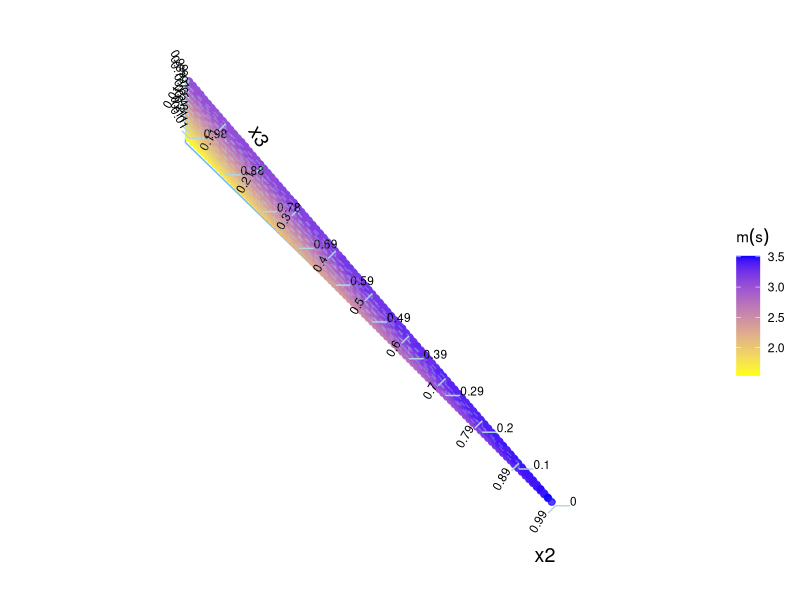
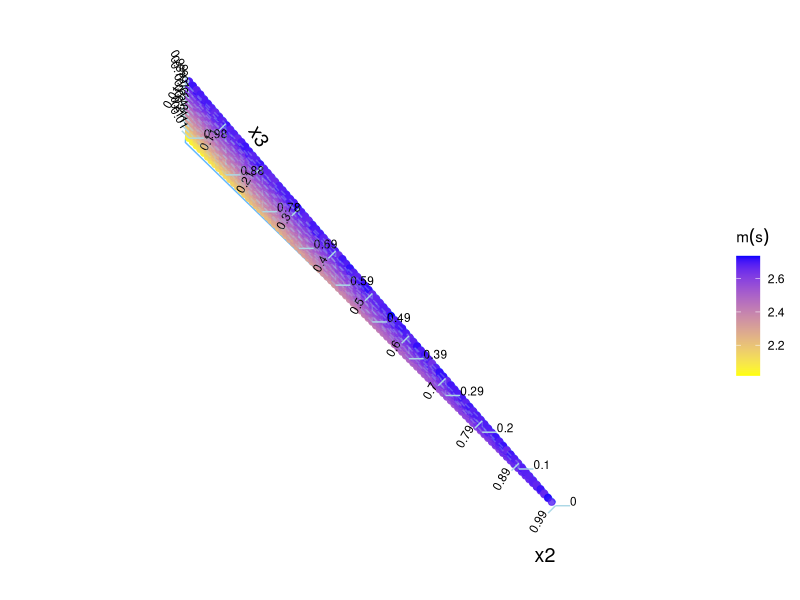
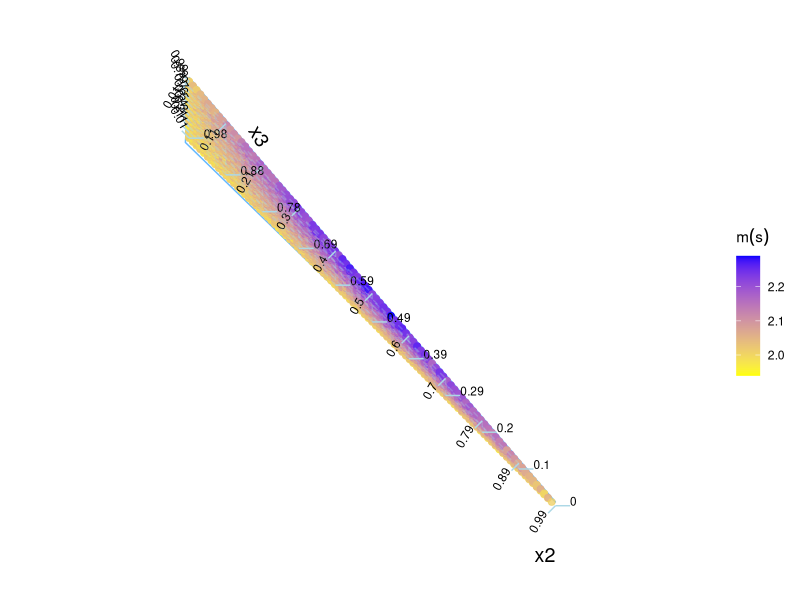
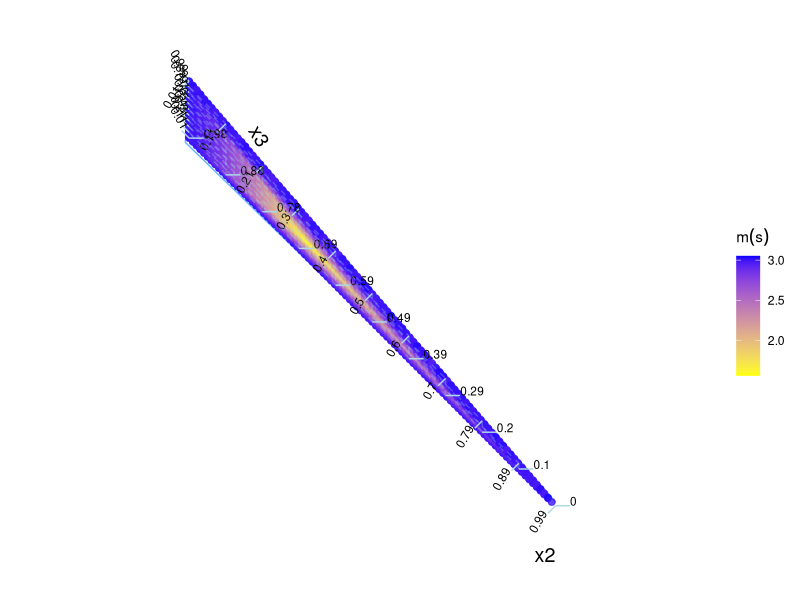

R code for these plots, in order:
# ---------------------------------------------
# Kernel Regression with Simplex Predictors
# Utility functions: Dirichlet kernel
# ternary plot for compositional predictors
# ---------------------------------------------

library(ggplot2)
library(Cairo)

# ---------------------------------------------
# Dirichlet kernel functions
# ---------------------------------------------

# Dirichlet kernel at a single point K_h(u | x)
# x, u: numeric vectors of length p in (0, 1)
# alpha: centering parameter (scalar)
# h: bandwidth
# p: dimension of the simplex (default 3)
dirichlet_kernel <- function(x, u, alpha, h, p = 3) {
  x <- as.numeric(x)
  u <- as.numeric(u)
  
  if (!all(x > 0 & x < 1) || !all(u > 0 & u < 1)) {
    stop("All entries of x and u must lie in (0, 1).")
  }
  
  result <- lgamma(1 / h + p * alpha) -
    sum(lgamma(x / h + alpha)) +
    sum((x / h + alpha - 1) * log(u))
  
  exp(result)
}

# Fast matrix version:
#   U: n_U x p matrix of evaluation points
#   X: n_X x p matrix of design points
# Returns: n_U x n_X matrix with K_h(U_i | X_j)
dirichlet_kernel_matrix <- function(U, X, alpha, h) {
  U <- as.matrix(U)   # n_U x p
  X <- as.matrix(X)   # n_X x p
  nU <- nrow(U)
  nX <- nrow(X)
  p  <- ncol(U)
  
  # U / h + alpha  (n_U x p)
  UA <- U / h + alpha
  Utilde <- UA - 1
  
  # log X (n_X x p)
  logX <- log(X)
  
  # C(u) = lgamma(1/h + p*alpha) - sum_k lgamma(UA_ik)
  const <- lgamma(1 / h + p * alpha)
  C_vec <- const - rowSums(lgamma(UA))   # length n_U
  
  # B_ij = sum_k (u_k/h + alpha - 1) * log x_{jk}
  #     = Utilde[i, ] %*% logX[j, ]'
  # (n_U x p) %*% (p x n_X) = (n_U x n_X)
  B <- Utilde %*% t(logX)
  
  # log K = C(u_i) + B_ij
  K_log <- sweep(B, 1, C_vec, "+")
  
  exp(K_log)
}
# ---------------------------------------------
# Ternary plot for compositional predictors
# ---------------------------------------------

# data: n x 3 matrix/data frame of simplex covariates
# pred: length-n vector (e.g., fitted values)
# lab.title: plot title
# original.data: optional original design to draw data bounds
# show_boundary: whether to draw boundary segments
# boundary.color: color of the boundary lines
# bar.title: title of colorbar (can be expression)
# scale_color: two-color gradient (low, high)
draw_composition_plot <- function(
    data,
    pred,
    lab.title = "Title",
    original.data = NULL,
    show_boundary = FALSE,
    boundary.color = "red",
    bar.title = "Y",
    scale_color = c("yellow", "blue")
) {
  datapoints <- as.matrix(data)
  if (!is.null(original.data)) {
    observed.data <- as.matrix(original.data)
  }
  pred <- as.numeric(pred)
  colnames(datapoints) <- colnames(data)
  
  # Barycentric transformation matrix for ternary plot
  Bmatrix <- matrix(
    c(0, 1,
      0.5, 0,
      0, sqrt(3) / 2),
    nrow = 3, byrow = TRUE
  )
  
  # Minimum values for each component
  Lmin <- min(datapoints[, 1])
  Rmin <- min(datapoints[, 2])
  Tmin <- min(datapoints[, 3])
  sep  <- (1 - Lmin - Rmin - Tmin) / 10
  
  # Triangle border in composition space
  bord.matrix <- matrix(
    c(
      1 - Rmin - Tmin, Lmin,               Lmin,
      Rmin,            1 - Lmin - Tmin,    Rmin,
      Tmin,            Tmin,               1 - Lmin - Rmin
    ),
    nrow = 3, byrow = TRUE
  )
  
  # Data range boundaries (optional)
  if (!is.null(original.data)) {
    limit.matrix <- matrix(
      c(
        max(original.data[, 1]), Rmin,                    1 - max(original.data[, 1]) - Rmin,
        max(original.data[, 1]), 1 - max(original.data[, 1]) - Tmin, Tmin,
        min(original.data[, 1]), Rmin,                    1 - min(original.data[, 1]) - Rmin,
        min(original.data[, 1]), 1 - min(original.data[, 1]) - Tmin, Tmin,
        Lmin,                    max(original.data[, 2]), 1 - Lmin - max(original.data[, 2]),
        1 - max(original.data[, 2]) - Tmin, max(original.data[, 2]), Tmin,
        Lmin,                    min(original.data[, 2]), 1 - Lmin - min(original.data[, 2]),
        1 - min(original.data[, 2]) - Tmin, min(original.data[, 2]), Tmin,
        Lmin,                    1 - Lmin - max(original.data[, 3]), max(original.data[, 3]),
        1 - Rmin - max(original.data[, 3]), Rmin,         max(original.data[, 3]),
        Lmin,                    1 - Lmin - min(original.data[, 3]), min(original.data[, 3]),
        1 - Rmin - min(original.data[, 3]), Rmin,         min(original.data[, 3])
      ),
      nrow = 12, byrow = TRUE
    )
  }
  
  # Map compositions to 2D coordinates
  Bbord <- bord.matrix %*% Bmatrix
  if (!is.null(original.data)) {
    Blimit <- limit.matrix %*% Bmatrix
  }
  Bdata <- datapoints %*% Bmatrix
  
  # Main and expanded triangles for plotting
  tar.triangle <- data.frame(
    x = c(Bbord[1, 1], Bbord[2, 1], Bbord[3, 1], Bbord[1, 1]),
    y = c(Bbord[1, 2], Bbord[2, 2], Bbord[3, 2], Bbord[1, 2])
  )
  exp.triangle <- data.frame(
    x = c(
      Bbord[1, 1] - sep / 2 * sqrt(3) * 2,
      Bbord[2, 1] + sep / 2 * sqrt(3) * 2,
      Bbord[3, 1],
      Bbord[1, 1] - sep / 2 * sqrt(3) * 2
    ),
    y = c(
      Bbord[1, 2] - sep,
      Bbord[2, 2] - sep,
      Bbord[3, 2] + sep * 2,
      Bbord[1, 2] - sep
    )
  )
  
  # Data points (in 2D)
  point_df <- data.frame(
    x    = Bdata[, 1],
    y    = Bdata[, 2],
    pred = pred
  )
  
  # Helper to create axis labels
  make_axis_labels <- function(coord_mat, axis_label) {
    data.frame(
      x     = coord_mat[, 1],
      y     = coord_mat[, 2],
      label = round(axis_label, 2)
    )
  }
  
  # Axis grid positions for the three components
  Lpos <- matrix(
    c(
      seq(1 - Rmin - Tmin, Lmin, by = -sep),
      rep(Rmin, 11),
      seq(Tmin, 1 - Lmin - Rmin, by = sep)
    ),
    nrow = 11
  )
  Rpos <- matrix(
    c(
      seq(1 - Rmin - Tmin, Lmin, by = -sep),
      seq(Rmin, 1 - Lmin - Tmin, by = sep),
      rep(Tmin, 11)
    ),
    nrow = 11
  )
  Tpos <- matrix(
    c(
      rep(Lmin, 11),
      seq(1 - Lmin - Tmin, Rmin, by = -sep),
      seq(Tmin, 1 - Lmin - Rmin, by = sep)
    ),
    nrow = 11
  )
  
  B.Lpos <- Lpos %*% Bmatrix
  B.Rpos <- Rpos %*% Bmatrix
  B.Tpos <- Tpos %*% Bmatrix
  
  Lmarkpos <- cbind(B.Lpos[, 1] - sep / 10, B.Lpos[, 2] + sep / 10 * sqrt(3))
  Rmarkpos <- cbind(B.Rpos[, 1] - sep / 10, B.Rpos[, 2] - sep / 10 * sqrt(3))
  Tmarkpos <- cbind(B.Tpos[, 1] + sep / 10 * 2, B.Tpos[, 2])
  
  Lname <- make_axis_labels(Lmarkpos, Lpos[, 1])
  Rname <- make_axis_labels(Rmarkpos, Rpos[, 2])
  Tname <- make_axis_labels(Tmarkpos, Tpos[, 3])
  
  # Names of the three components (e.g., x1, x2, x3)
  axis_labels <- data.frame(
    x     = c(Bbord[1, 1], Bbord[2, 1], Bbord[3, 1]),
    y     = c(Bbord[1, 2], Bbord[2, 2], Bbord[3, 2]),
    label = colnames(data),
    hjust = c(-1, 1, -1),
    vjust = c(-4, 4, -4),
    angle = c(54, 0, -60)
  )
  
  p <- ggplot() +
    geom_polygon(
      data = tar.triangle,
      aes(x, y),
      fill = NA,
      color = "steelblue1",
      alpha = 0.3
    ) +
    geom_polygon(
      data = exp.triangle,
      aes(x, y),
      fill = NA,
      color = "white"
    ) +
    geom_point(
      data = point_df,
      aes(x = x, y = y, color = pred),
      size = 2,
      alpha = 0.8
    ) +
    scale_color_gradient(low = scale_color[1], high = scale_color[2]) +
    guides(color = guide_colorbar(title = bar.title)) +
    theme_minimal() +
    labs(title = lab.title, x = "", y = "") +
    theme(
      axis.text  = element_blank(),
      axis.ticks = element_blank(),
      panel.grid = element_blank()
    ) +
    geom_text(
      data = axis_labels,
      aes(x = x, y = y, label = label),
      size  = 5,
      hjust = axis_labels$hjust,
      vjust = axis_labels$vjust,
      angle = axis_labels$angle
    ) +
    geom_segment(
      aes(
        x = B.Lpos[, 1], y = B.Lpos[, 2],
        xend = Lmarkpos[, 1], yend = Lmarkpos[, 2]
      ),
      color = "lightblue"
    ) +
    geom_segment(
      aes(
        x = B.Rpos[, 1], y = B.Rpos[, 2],
        xend = Rmarkpos[, 1], yend = Rmarkpos[, 2]
      ),
      color = "lightblue"
    ) +
    geom_segment(
      aes(
        x = B.Tpos[, 1], y = B.Tpos[, 2],
        xend = Tmarkpos[, 1], yend = Tmarkpos[, 2]
      ),
      color = "lightblue"
    ) +
    geom_text(
      data = Lname,
      aes(x, y, label = label),
      size = 3, hjust = 1, vjust = 0, angle = -60
    ) +
    geom_text(
      data = Rname,
      aes(x, y, label = label),
      size = 3, hjust = 1, vjust = 0, angle = 60
    ) +
    geom_text(
      data = Tname,
      aes(x, y, label = label),
      size = 3, hjust = 0, vjust = 0, angle = 0
    ) +
    geom_segment(
      aes(
        x = B.Lpos[2:10, 1], y = B.Lpos[2:10, 2],
        xend = B.Rpos[2:10, 1], yend = B.Rpos[2:10, 2]
      ),
      color = "lightblue",
      linetype = 2,
      alpha = 0.3
    ) +
    geom_segment(
      aes(
        x = B.Rpos[2:10, 1], y = B.Rpos[2:10, 2],
        xend = B.Tpos[10:2, 1], yend = B.Tpos[10:2, 2]
      ),
      color = "lightblue",
      linetype = 2,
      alpha = 0.3
    ) +
    geom_segment(
      aes(
        x = B.Tpos[2:10, 1], y = B.Tpos[2:10, 2],
        xend = B.Lpos[2:10, 1], yend = B.Lpos[2:10, 2]
      ),
      color = "lightblue",
      linetype = 2,
      alpha = 0.3
    )
  
  # Optional boundary segments based on original data
  if (!is.null(original.data) && show_boundary) {
    boundary_df <- data.frame(
      x    = Blimit[seq(1, 11, 2), 1],
      y    = Blimit[seq(1, 11, 2), 2],
      xend = Blimit[seq(2, 12, 2), 1],
      yend = Blimit[seq(2, 12, 2), 2]
    )
    p <- p +
      geom_segment(
        data = boundary_df,
        aes(x = x, y = y, xend = xend, yend = yend),
        color = boundary.color
      )
  }
  
  p
}

# ---------------------------------------------
# Simplex grid generator (not used below, but kept as utility)
# ---------------------------------------------

# Generate a regular grid on the 2-simplex with step 1/k
make_simplex_grid <- function(k) {
  pts <- list()
  idx <- 1
  for (i in 0:k) {
    for (j in 0:(k - i)) {
      x <- i / k
      y <- j / k
      z <- 1 - x - y
      pts[[idx]] <- c(x, y, z)
      idx <- idx + 1
    }
  }
  do.call(rbind, pts)
}

# ---------------------------------------------
# Example: data generation on a simplex grid
# ---------------------------------------------

resolution <- 0.01

grid_points <- expand.grid(
  x = seq(0, 1, by = resolution),
  y = seq(0, 1, by = resolution)
)
grid_points$z <- 1 - grid_points$x - grid_points$y

# Keep interior points
grid_points_1 <- subset(
  grid_points,
  x > 0 & x < 1 & y > 0 & y < 1 & z > 0 & z < 1
)

# Optionally add boundary points on one edge
add_x <- seq(0, 1, by = resolution)
add_y <- 1 - add_x
add_z <- rep(0, length(add_x))
add_matrix <- cbind(x = add_x, y = add_y, z = add_z)

grid_points_all <- rbind(grid_points_1, as.data.frame(add_matrix))
grid_points_all <- subset(
  grid_points_all,
  x > 0 & x < 1 & y > 0 & y < 1 & z > 0 & z < 1
)

# Linear covariate and noise
set.seed(123)
X1    <- rnorm(nrow(grid_points_all), mean = 1, sd = 0.01)
beta1 <- 2
error <- rnorm(nrow(grid_points_all), mean = 0, sd = 0.01)

# Example regression functions m_1, ..., m_4
Y1 <- 1  * grid_points_all$x +
  1.5 * grid_points_all$y -
  0.5 * grid_points_all$z +
  beta1 * X1 + error

Y2 <- log(1 + grid_points_all$x + grid_points_all$y) +
  beta1 * X1 + error

Y3 <- grid_points_all$x * grid_points_all$y +
  beta1 * X1 + error

Y4 <- cos(6 * pmin(
  grid_points_all$x,
  grid_points_all$y,
  1 - grid_points_all$x - grid_points_all$y
)) +
  beta1 * X1 + error

colnames(grid_points_all) <- c("x1", "x2", "x3")

# NOTE: If you also have Y5–Y8, define them here before binding.
simu_data_all <- cbind(
  grid_points_all,
  Y1 = Y1,
  Y2 = Y2,
  Y3 = Y3,
  Y4 = Y4
)

# ---------------------------------------------
# Save ternary plots of the regression functions
# ---------------------------------------------

# Use a relative path for GitHub (e.g., "figures/m1.png")
dir.create("figures", showWarnings = FALSE)

for (i in 1:4) {
  CairoPNG(
    file   = sprintf("figures/m%d.png", i),
    width  = 2140,
    height = 1605,
    dpi    = 300
  )
  
  print(
    draw_composition_plot(
      simu_data_all[, 1:3],
      simu_data_all[, i + 3],
      lab.title = "",
      bar.title = expression(m(s))
    )
  )
  
  dev.off()
}
